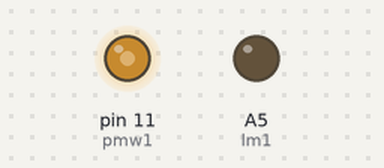
This sketch was run on a simulated Arduino Uno, built with avr-gcc and run on an emulated ATmega328P. Shown: output pins drawn as LEDs (lit = HIGH).

Above: at 0.1 s.
Timing chart, 0 to 1.6 s (numbered marks = the images above):
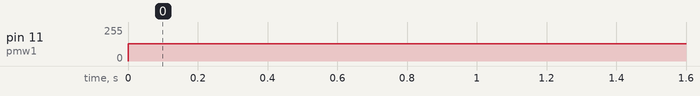

Measured:
- by itself, pin 11 (pmw1): 0/255 → 131/255 at 0.00 s

The sketch:

test_motor_cytron.ino
```cpp
int lm1 = A5;
int pmw1=11;


void setup() {
pinMode(lm1, OUTPUT);
pinMode(pmw1, OUTPUT);


}

void loop() {
//  digitalWrite(lm1, HIGH);
//  digitalWrite(pmw1, HIGH);
//
//  delay(1000);
//
//  digitalWrite(lm1, LOW);
//  digitalWrite(pmw1, HIGH);
//
//  delay(1000);
//
//  digitalWrite(lm1, HIGH);
//  digitalWrite(pmw1, LOW);
//
//  delay(1000);
//
//  digitalWrite(lm1, LOW);
//  digitalWrite(pmw1, LOW);
//
//  delay(1000);
Reverse();
}

void Reverse()
{


   analogWrite(lm1, -255);   //RIGHT MOTOR
   analogWrite(pmw1, -125);

   Serial.println("Moving Reverse");
//
//   while (steps >= counter_A || steps >= counter_B) {
//
//
//       if (steps > counter_A){
//        analogWrite(pwm1, mspeed);
//       } else {
//        analogWrite(pwm1, 0);
//      }
//       if (steps > counter_B){
//        analogWrite(pwm2, mspeed);
//       }else{
//        analogWrite(pwm2, 0);
//       }
//}
//
//analogWrite(pwm1, 0);
//analogWrite(pwm2, 0);
//counter_A = 0;
//counter_B = 0;
}
```
